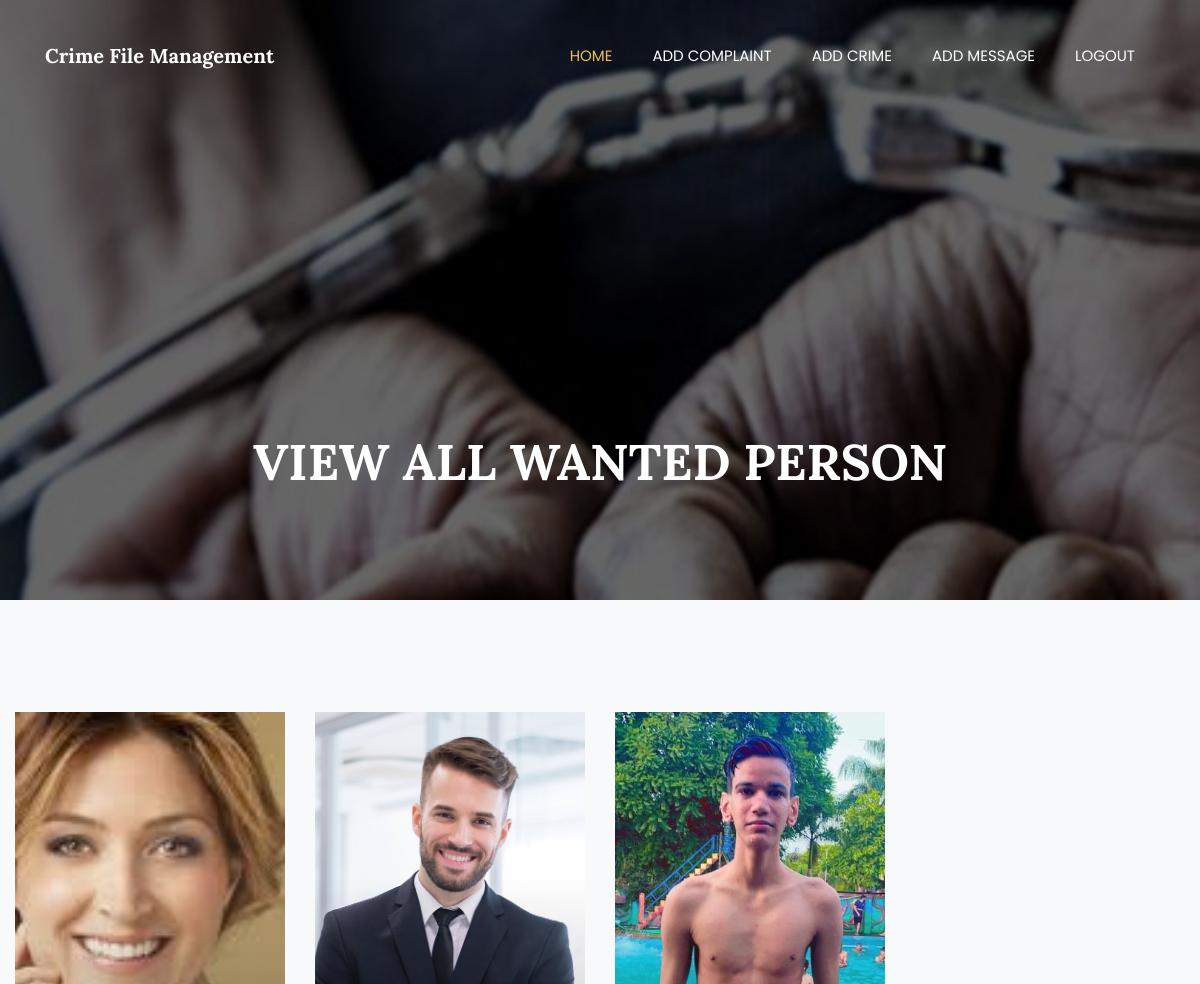
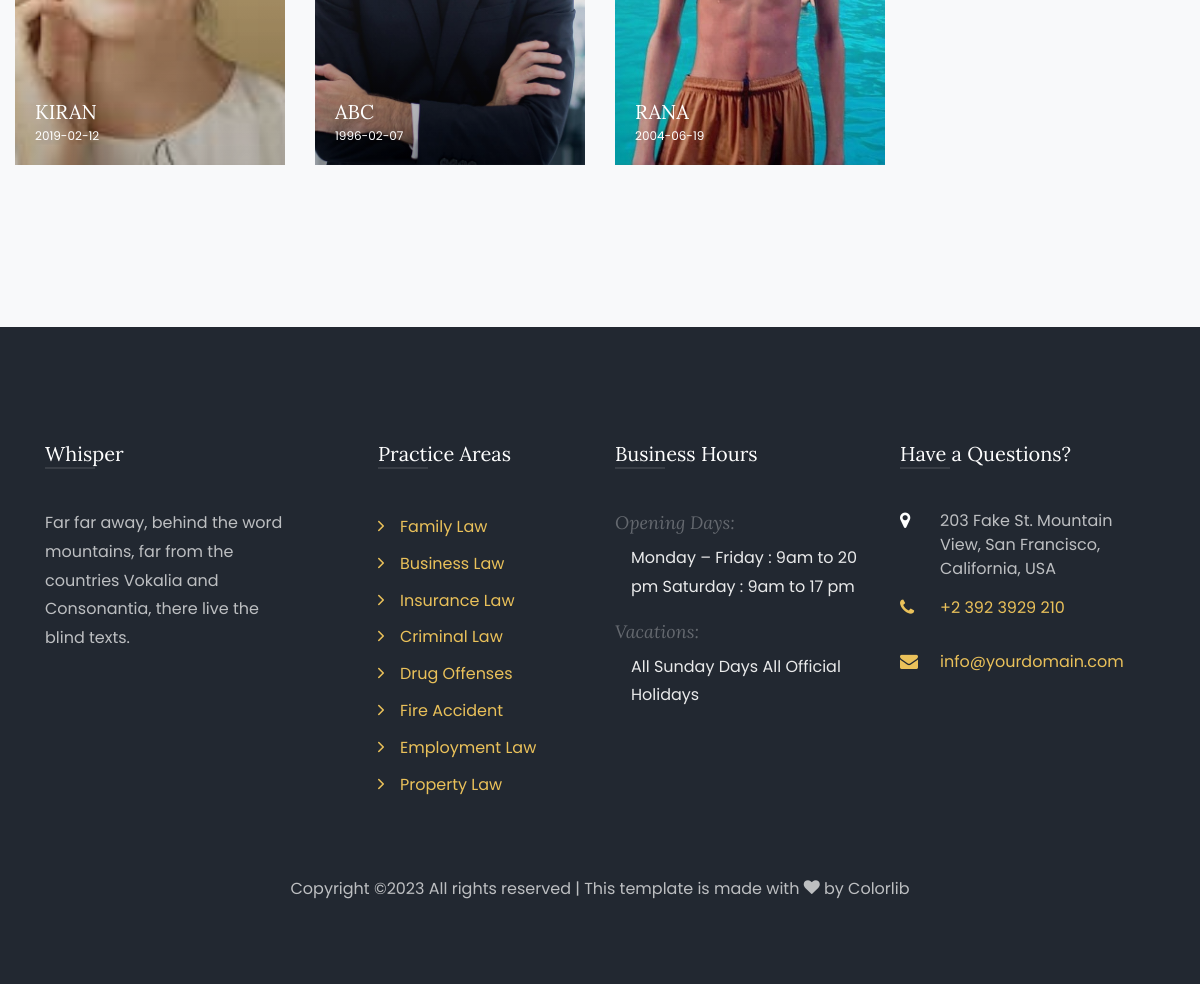
The page /s_wanted/ (signed in) on the database its author committed (2 pictures, top to bottom).
### crime/models.py (models this page shows, shortened)
class Addwanted(models.Model):
	p_id = models.AutoField(primary_key=True)
	name=models.CharField(max_length=100)
	age=models.CharField(max_length=100)
	sex=models.CharField(max_length=100)
	place=models.CharField(max_length=100)
	date=models.CharField(max_length=100)
	cmp1= models.TextField(max_length=500)
	height=models.TextField(max_length=500)
	image=models.ImageField(upload_to = 'missing/')
	case1=models.TextField(max_length=500)
	type1=models.CharField(max_length=500)

### crime/views.py (the view)
# urls.py: path('s_wanted/',views.s_wanted),
def s_wanted(request):
	if request.session.has_key('email'):
		email = request.session['email']
		data=Addwanted.objects.all()
		return render(request,"template/viewwanted2.html", {"usernames" : email,"alldata":data})
	else:
		return redirect('/login/')

### crime/template/viewwanted2.html
{% load static %}
{% include 'template/usermenu.html' %}
    <section class="hero-wrap hero-wrap-2"
    style="background-image: url({% static 'my/5.jpg' %});" data-stellar-background-ratio="0.5">
      <div class="overlay"></div>
      <div class="container">
        <div class="row no-gutters slider-text align-items-end justify-content-center">
          <div class="col-md-9 ftco-animate pb-5 text-center">
            <h1 class="mb-3 bread">VIEW ALL WANTED PERSON </h1>
            <p class="breadcrumbs"><span class="mr-2">
          </div>
        </div>
      </div>
    </section>
   <section class="ftco-section bg-light">
      <div class="container-fluid">
        <div class="row">
          {% for single in alldata %}
          <div class="col-lg-3 col-sm-6">
            <div class="block-2 ftco-animate">
              <div class="flipper">
                <div class="front"
                style="background-image: url({{ single.image.url }});">
                  <div class="box">
                    <h2 style="text-transform: uppercase;">{{single.name}}</h2>
                    <p>{{single.date}}</p>
                  </div>
                </div>
                 <div class="back">
                   <h3 style="text-align: center;text-decoration: underline; text-transform: uppercase;">{{single.name}}( {{single.sex}} )</h3>
                  <blockquote style="padding-left: 10px; ">
                   <h6 style="text-transform: uppercase;">Age :-{{single.age}}</h6>
                  </blockquote>
                  <blockquote style="padding-left: 10px; ">
                   <h6 style="text-transform: uppercase;">Place :-{{single.place}}</h6>
                  </blockquote>
                   <blockquote style="padding-left: 10px; ">
                   <h6 style="text-transform: uppercase;">crime :-{{single.type1}}</h6>
                  </blockquote>
                   <blockquote style="padding-left: 10px; ">
                   <h6 style="text-transform: uppercase;">date :-{{single.date}}</h6>
                  </blockquote>
                   <blockquote style="padding-left: 10px; ">
                   <h6 style="text-transform: uppercase;">cmp1 :-{{single.cmp1}}</h6>
                  </blockquote>
                   <blockquote style="padding-left: 10px; ">
                   <h6 style="text-transform: uppercase;">height :-{{single.height}}</h6>
                  </blockquote>
                  <blockquote style="padding-left: 10px; ">
                   <h6 style="text-transform: uppercase;">case :-{{single.case1}}</h6>
                  </blockquote>
                 </div>
              </div>
            </div>
          </div>
          {% endfor %}
        </div>
      </div>
    </section>
    {% include 'template/userfooter.html' %}

### rows shown on the page
Addwanted: image (picture), name "KIRAN", date "2019-02-12"
Addwanted: image (picture), name "ABC", date "1996-02-07"
Addwanted: image (picture), name "RANA", date "2004-06-19"
